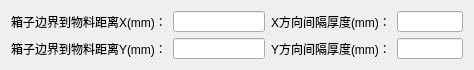
       <widget class="QWidget" name="layoutWidget">
        <property name="geometry">
         <rect>
          <x>370</x>
          <y>40</y>
          <width>442</width>
          <height>50</height>
         </rect>
        </property>
        <layout class="QGridLayout" name="gridLayout_4">
         <item row="0" column="0">
          <widget class="QLabel" name="label_10">
           <property name="text">
            <string>箱子边界到物料距离X(mm)：</string>
           </property>
          </widget>
         </item>
         <item row="0" column="1">
          <widget class="QLineEdit" name="le_distance_x">
           <property name="minimumSize">
            <size>
             <width>92</width>
             <height>21</height>
            </size>
           </property>
           <property name="maximumSize">
            <size>
             <width>92</width>
             <height>16777215</height>
            </size>
           </property>
          </widget>
         </item>
         <item row="0" column="2">
          <widget class="QLabel" name="label_12">
           <property name="text">
            <string>X方向间隔厚度(mm)：</string>
           </property>
          </widget>
         </item>
         <item row="0" column="3">
          <widget class="QLineEdit" name="le_thickness_x">
           <property name="minimumSize">
            <size>
             <width>66</width>
             <height>21</height>
            </size>
           </property>
           <property name="maximumSize">
            <size>
             <width>66</width>
             <height>16777215</height>
            </size>
           </property>
          </widget>
         </item>
         <item row="1" column="0">
          <widget class="QLabel" name="label_11">
           <property name="text">
            <string>箱子边界到物料距离Y(mm)：</string>
           </property>
          </widget>
         </item>
         <item row="1" column="1">
          <widget class="QLineEdit" name="le_distance_y">
           <property name="minimumSize">
            <size>
             <width>92</width>
             <height>21</height>
            </size>
           </property>
           <property name="maximumSize">
            <size>
             <width>92</width>
             <height>16777215</height>
            </size>
           </property>
          </widget>
         </item>
         <item row="1" column="2">
          <widget class="QLabel" name="label_13">
           <property name="text">
            <string>Y方向间隔厚度(mm)：</string>
           </property>
          </widget>
         </item>
         <item row="1" column="3">
          <widget class="QLineEdit" name="le_thickness_y">
           <property name="minimumSize">
            <size>
             <width>66</width>
             <height>21</height>
            </size>
           </property>
           <property name="maximumSize">
            <size>
             <width>66</width>
             <height>16777215</height>
            </size>
           </property>
          </widget>
         </item>
        </layout>
       </widget>
